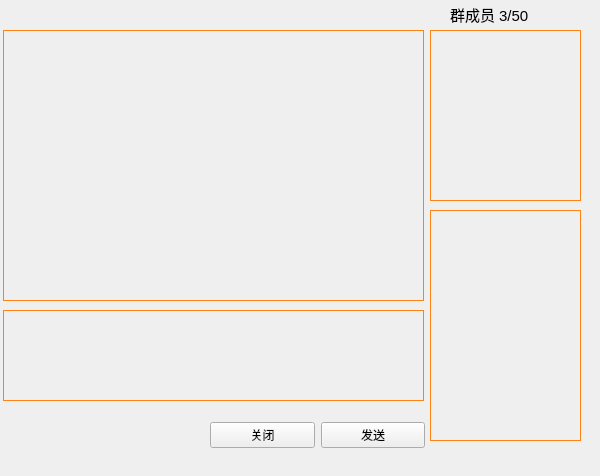
<?xml version="1.0" encoding="UTF-8"?>
<ui version="4.0">
 <class>chat</class>
 <widget class="QWidget" name="chat">
  <property name="geometry">
   <rect>
    <x>0</x>
    <y>0</y>
    <width>600</width>
    <height>476</height>
   </rect>
  </property>
  <property name="windowTitle">
   <string>Form</string>
  </property>
  <widget class="QWidget" name="widget_2" native="true">
   <property name="geometry">
    <rect>
     <x>0</x>
     <y>0</y>
     <width>600</width>
     <height>480</height>
    </rect>
   </property>
   <property name="styleSheet">
    <string notr="true">#widget_2{border-image: url(:/res/img14.jpg);}</string>
   </property>
   <widget class="QLabel" name="name">
    <property name="geometry">
     <rect>
      <x>165</x>
      <y>0</y>
      <width>231</width>
      <height>31</height>
     </rect>
    </property>
    <property name="font">
     <font>
      <family>Microsoft YaHei UI</family>
      <pointsize>11</pointsize>
      <bold>false</bold>
     </font>
    </property>
    <property name="focusPolicy">
     <enum>Qt::NoFocus</enum>
    </property>
    <property name="text">
     <string/>
    </property>
   </widget>
   <widget class="QListWidget" name="listWidget">
    <property name="geometry">
     <rect>
      <x>430</x>
      <y>30</y>
      <width>151</width>
      <height>171</height>
     </rect>
    </property>
    <property name="styleSheet">
     <string notr="true">background:transparent;
border:1px solid;
border-color: rgb(255,130, 21);</string>
    </property>
   </widget>
   <widget class="QWidget" name="widget" native="true">
    <property name="geometry">
     <rect>
      <x>210</x>
      <y>410</y>
      <width>215</width>
      <height>50</height>
     </rect>
    </property>
    <layout class="QHBoxLayout" name="horizontalLayout">
     <item>
      <widget class="QPushButton" name="close">
       <property name="text">
        <string>关闭</string>
       </property>
      </widget>
     </item>
     <item>
      <widget class="QPushButton" name="send">
       <property name="text">
        <string>发送</string>
       </property>
      </widget>
     </item>
    </layout>
   </widget>
   <widget class="QLabel" name="label">
    <property name="geometry">
     <rect>
      <x>450</x>
      <y>0</y>
      <width>175</width>
      <height>28</height>
     </rect>
    </property>
    <property name="font">
     <font>
      <pointsize>11</pointsize>
     </font>
    </property>
    <property name="text">
     <string>群成员 3/50</string>
    </property>
   </widget>
   <widget class="QTextBrowser" name="message">
    <property name="geometry">
     <rect>
      <x>3</x>
      <y>30</y>
      <width>421</width>
      <height>271</height>
     </rect>
    </property>
    <property name="styleSheet">
     <string notr="true">background:transparent;
border:1px solid;
border-color: rgb(255,130, 21);</string>
    </property>
   </widget>
   <widget class="QTextEdit" name="input">
    <property name="geometry">
     <rect>
      <x>3</x>
      <y>310</y>
      <width>421</width>
      <height>91</height>
     </rect>
    </property>
    <property name="styleSheet">
     <string notr="true">background:transparent;
border:1px solid;
border-color: rgb(255,130, 21);</string>
    </property>
   </widget>
   <widget class="QListWidget" name="all">
    <property name="geometry">
     <rect>
      <x>430</x>
      <y>210</y>
      <width>151</width>
      <height>231</height>
     </rect>
    </property>
    <property name="styleSheet">
     <string notr="true">background:transparent;
border:1px solid;
border-color: rgb(255,130, 21);</string>
    </property>
   </widget>
  </widget>
 </widget>
 <resources/>
 <connections/>
</ui>
